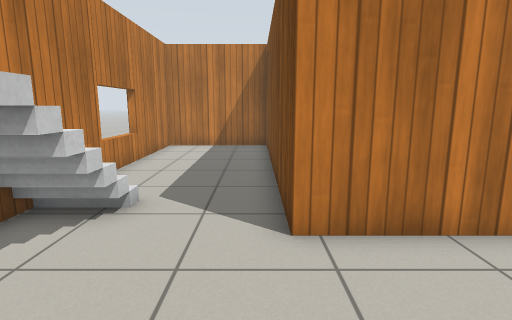
View 1 (above)

16 first-person views from a walk through a robot-simulator world made for Gazebo. The camera is 1 m above the floor, tilts 10° down and sees 80° across. The lines on the ground mark 1 m squares. The floor is counted in squares, 0.5 m on a side. Each view is taken from the middle of a square. On the plan, view 1 faces up. The plan holds only what a view shows up to about 17 squares ahead; the rest is blank. The place goes on beyond the plan. Simple patterns stand in for the simulator's built-in surfaces.

View 2
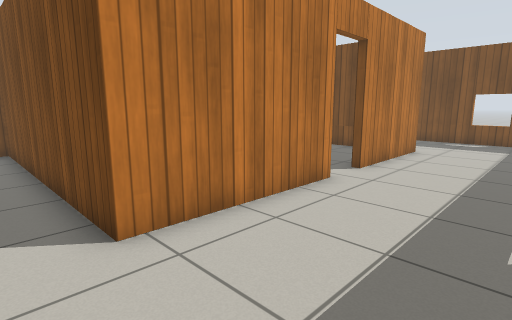

View 3
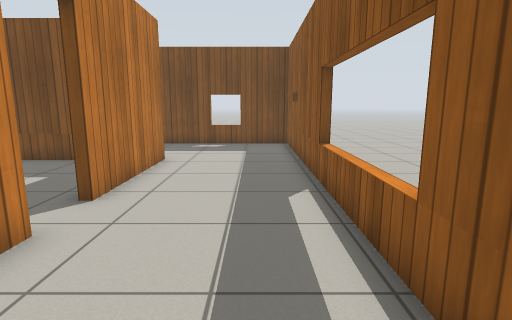

View 4
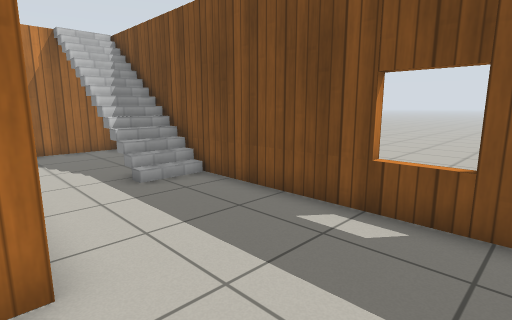

View 5
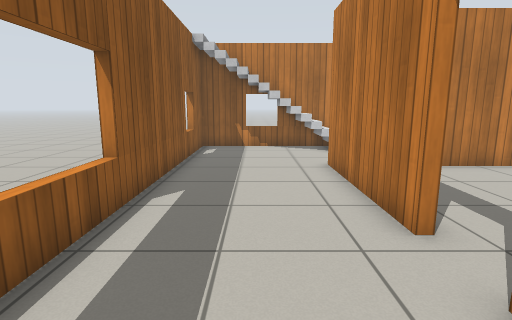

View 6
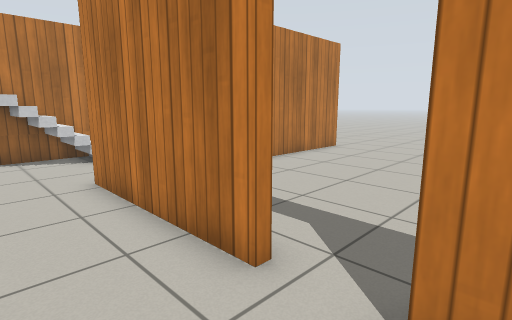

View 7
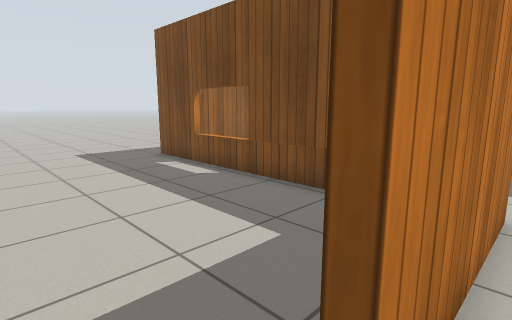

View 8
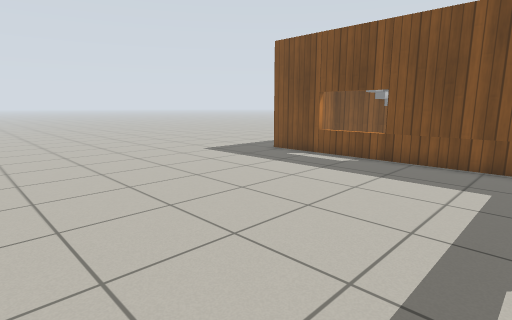

View 9
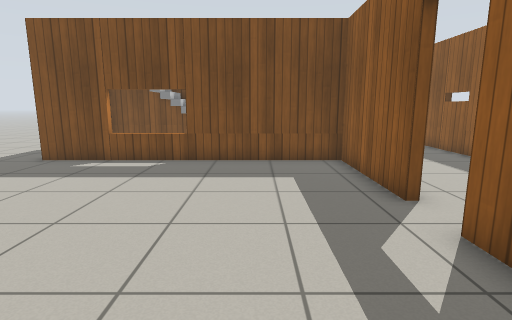

View 10
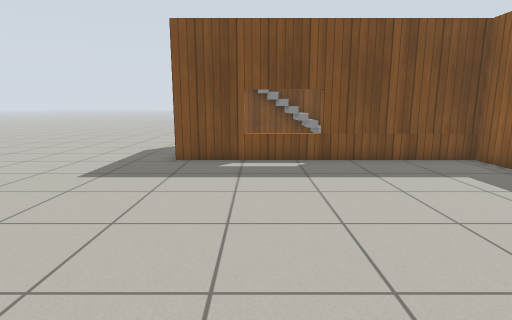

View 11
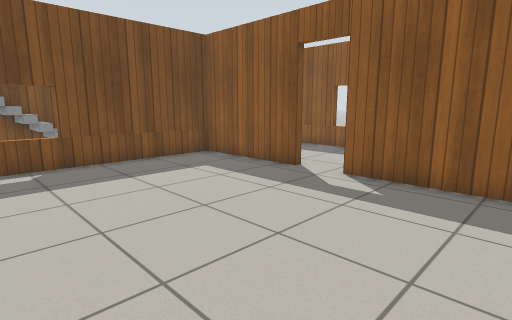

View 12
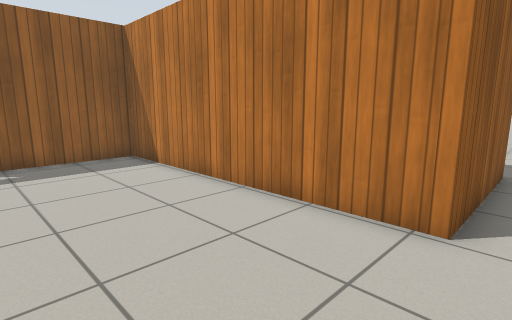

View 13
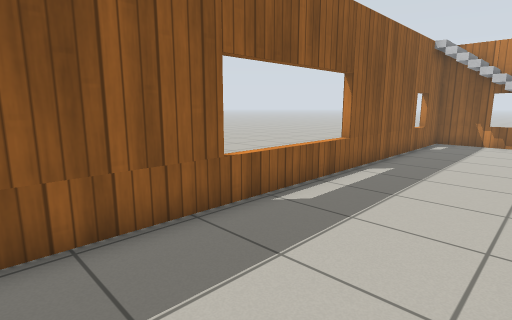

View 14
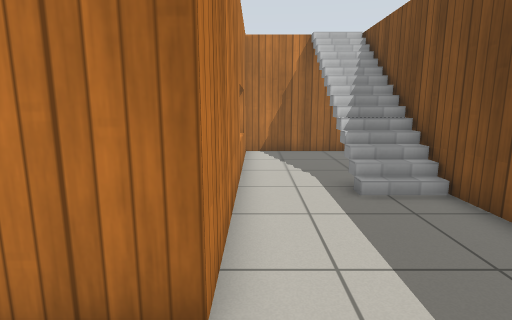

View 15
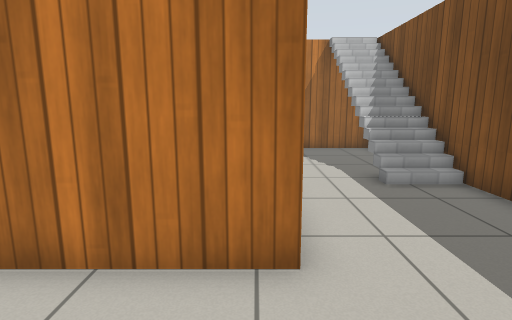

View 16
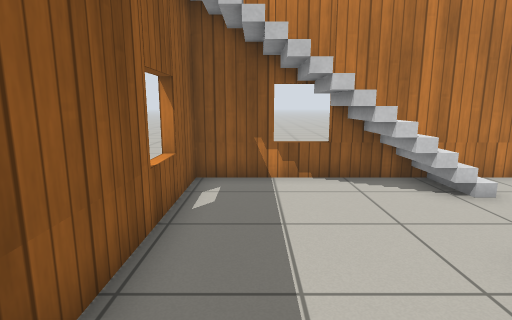

### Floor plan
Points are (right, up) in squares from view 1. A wall is a line through its corners. A room is listed if a view was taken in it or the views show most of it. See-through windows are left out.
Room 1 (views 1, 2, 3, 4, 5, 6, 7, 13, 14, 15, 16)
walls: (6.5, 4.5) (0.6, 4.5) (0.6, 15.7) (-4.4, 15.7) (-4.4, -0.7) (18.5, -0.7) (18.5, 12.5); (13.6, 15.1) (13.6, 4.5) (8.3, 4.5); (18.5, 13.5) (18.5, 15.7) (13.5, 15.7)
ways out: open door at (7.5, 5) to room 2
objects: stairs (-3, 2); stairs (16, 10) to (16, 12)
Room 2 (views 8, 9, 10, 11, 12)
walls: (8.3, 4.8) (13.3, 4.8) (13.3, 16); (0.8, 16) (0.8, 4.8) (6.5, 4.8)
ways out: open door at (7.5, 5) to room 1; opening at (1, 17)

Where each view was taken, in squares from view 1:
view 1: 0 up, 0 right, facing up
view 2: 0 up, 1 left, facing up-right
view 3: 1 up, 2 right, facing right
view 4: 1 up, 13 right, facing up-right
view 5: 2 up, 11 right, facing left
view 6: 2 up, 9 right, facing up-left
view 7: 4 up, 7 right, facing up-right
view 8: 6 up, 2 right, facing up-right
view 9: 8 up, 2 right, facing right
view 10: 13 up, 2 right, facing right
view 11: 13 up, 2 right, facing down-right
view 12: 17 up, 6 right, facing down-left
view 13: 4 up, 14 right, facing down-left
view 14: 2 up, 14 right, facing up
view 15: 1 up, 13 right, facing up
view 16: 1 up, 4 right, facing left
